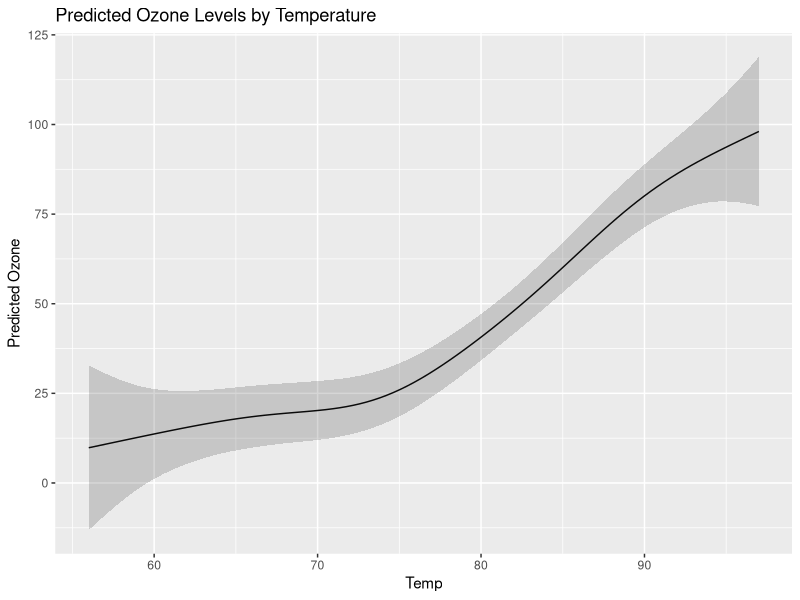

Source code (R):
# NOTE: Documentation for gam
# Arguments:
# 1. formula: Include smooth terms, e.g., s(x) or s(x, y)
# 2. family: Distribution family with default link functions

# Common families and their default link functions for gam (mgcv package):
# - binomial: link = logit
# - gaussian: link = identity
# - Gamma: link = inverse
# - poisson: link = log
# - quasibinomial: link = logit
# - quasipoisson: link = log

# Link functions for each family in mgcv
link_functions_gam <- list(
  binomial = c("logit" = "link = 'logit'", "probit" = "link = 'probit'", "cloglog" = "link = 'cloglog'"),
  gaussian = c("identity" = "link = 'identity'", "log" = "link = 'log'", "inverse" = "link = 'inverse'"),
  gamma = c("inverse" = "link = 'inverse'", "log" = "link = 'log'"),
  poisson = c("log" = "link = 'log'", "identity" = "link = 'identity'"),
  quasibinomial = c("logit" = "link = 'logit'", "probit" = "link = 'probit'"),
  quasipoisson = c("log" = "link = 'log'")
)

# Function to fit a GAM model
gam_internally <- function(formula, data, family, link) {
  if (!(family %in% names(link_functions_gam))) {
    stop("Invalid family provided.")
  }
  if (!(link %in% names(link_functions_gam[[family]]))) {
    stop("Invalid link function for the specified family.")
  }
  call <- paste0("mgcv::gam(", formula, ", data = ", deparse(substitute(data)), 
                 ", family = ", family, "(link = '", link, "'))")
  model <- eval(parse(text = call))
  return(model)
}

# Example usage
library(mgcv)
f <- "Ozone ~ s(Temp)"
family <- "poisson"
link <- "log"
model <- gam_internally(f,airquality, family, link)

# Posthoc and ANOVA analysis
library(emmeans)
dependent_var <- "Ozone"
independent_var <- "s(Temp) + Month"
formula <- as.formula(paste(dependent_var, "~", independent_var))

# Run GAM model and anova
model <- gam(formula, data =airquality, family = gaussian())
anova_results <- anova(model)
anova_results

# Posthoc analysis with emmeans
posthoc_results <- emmeans(model, specs = ~ Month) # Does not work for s(terms)
summary(posthoc_results)
pairwise_results <- pairs(posthoc_results)
pairwise_results <- as.data.frame(pairwise_results)
pairwise_results <- pairwise_results[pairwise_results$p.value <= 0.05, ]

temp_vals <- data.frame(Temp = seq(min(airquality$Temp), max(airquality$Temp), length.out = 100),
  Month = seq(min(airquality$Month), max(airquality$Month), length.out = 100))
predictions <- predict(model, newdata = temp_vals, se.fit = TRUE)
pred_df <- cbind(temp_vals, fit = predictions$fit, se = predictions$se.fit)
library(ggplot2)
ggplot(pred_df, aes(x = Temp, y = fit)) +
  geom_line() +
  geom_ribbon(aes(ymin = fit - 1.96 * se, ymax = fit + 1.96 * se), alpha = 0.2) +
  labs(title = "Predicted Ozone Levels by Temperature", y = "Predicted Ozone")
